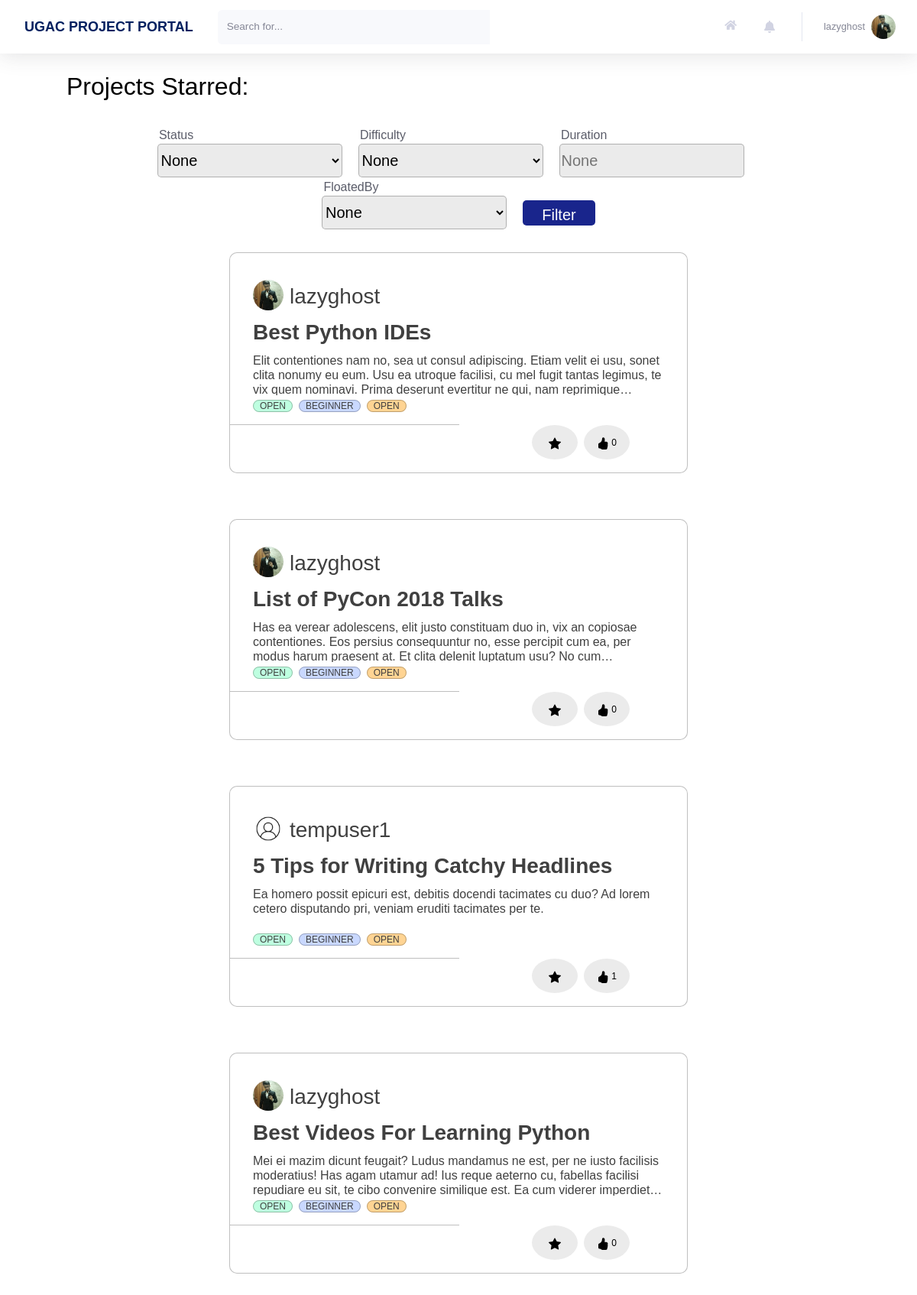
The app's page /profile/projects/starred (signed in) with its own data.
### users/models.py (models this page shows, shortened)
class Profile(models.Model):
    user = models.OneToOneField(User, on_delete=models.CASCADE)
    image = models.ImageField(default = 'default.jpg', upload_to='profile_pics', blank=True)
    rollno = models.CharField(max_length=10)
    year = models.CharField(max_length=30, choices = YEAR_CHOICES)
    branch = models.CharField(max_length=30, choices = BRANCH_CHOICES)
    techskills = models.TextField()
    starred_projects = models.ManyToManyField(Project, related_name='starred_projects', blank = True)
    liked_projects = models.ManyToManyField(Project, related_name='liked_projects', blank = True)
    cv = models.FileField(blank = True, upload_to='resumes')

### home/models.py (models this page shows, shortened)
class Project(models.Model):
    Title = models.CharField(max_length=30)
    Description = models.TextField()
    FloatedBy = models.ForeignKey(User, on_delete=models.CASCADE,related_name="FloatedBy")
    Mentors = models.ManyToManyField(User,related_name='Mentors')
    Status = models.CharField(max_length=10, choices=STATUS_CHOICES, default='Open')
    OpenedFor = models.CharField(max_length=300)
    Difficulty = models.CharField(max_length=15, choices=DIFFICULTY_CHOICES, default='Beginner')
    PreRequisite = models.TextField()
    Tags = models.ManyToManyField(Tag, related_name='Tags')
    Duration = models.CharField(max_length=30)
    DatePosted = models.DateTimeField(default = timezone.now)
    SelectionCriteria = models.TextField()
    MailNotification = models.CharField(max_length=5, choices=NOTIFICATION_CHOICES,default='On')
    ApplyRequest = models.ManyToManyField(User, related_name='ApplyRequest', blank = True)
    AlreadyApplied = models.ManyToManyField(User, related_name='AlreadyApplied', blank = True)
    Likes = models.IntegerField(default=0)

class Tag(models.Model):
    Title = models.CharField(max_length=20)
    def __str__(self):
        return f"{self.Title}"

### users/views.py (the view)
# urls.py: path('projects/starred', views.projects_starred, name = 'projects-starred'),
@login_required
def projects_starred(request):
    projects_starred = request.user.profile.starred_projects.all()
    myFilter = ProjectFilter(request.GET, queryset=projects_starred)
    filtered_projects = myFilter.qs
    user_starred_projects_id = []
    for project in request.user.profile.starred_projects.all():
        user_starred_projects_id.append(project.id)
    context = {
        'title': 'Projects Starred',
        'projects' : filtered_projects,
        'user_starred_projects_id' : user_starred_projects_id,
        'notifications': Notification.objects.filter(user=request.user).order_by('-time'),
        'myFilter': myFilter,
    }
    return render(request, 'users/profile_starred.html', context)

### users/templates/users/profile_starred.html
{% extends 'users/profile_applied.html' %}
{% block headingBlock %}
<h2>Projects Starred:</h2>
{% endblock headingBlock %}

### home/templates/home/main.html (shortened to what this page needs)
{% extends 'home/base.html' %}
{% load static %}
{% load crispy_forms_tags %}
{% block customStylesheets %}
<link rel="stylesheet" type="text/css" href="{% static 'home/main.css' %}">
{% endblock customStylesheets %}
{% block content %}
{% block mainContentBlock %}
<div class="project_cards">
    {% block headingBlock %}{% endblock headingBlock %}
    <br>
    {% block filterBlock %}
    <form method="get" class="form-inline justify-content-lg-center h5 mb-0 font-weight-bold text-gray-800 " style="width: 100%;">
        <div class="" style="padding-right:23px;width: 263px;">
            <label for="id_Status" style="font-size: 16px; font-weight: 300;float: left; ">Status</label>
            <select name="Status" id="id_Status" style="background-color:#EBEBEB; border: 1px solid rgba(0, 0, 0, 0.25); border-radius: 5px;width:242px; height:44px;">
                <option value="">None</option>
            </select>
        </div>
        <div class="" style="padding-right:23px; width: 263px;">
            <label for="id_Difficulty" style="font-size: 16px; font-weight: 300;float: left; ">Difficulty</label>
            <select name="Difficulty" id="id_Difficulty" style="background-color:#EBEBEB; border: 1px solid rgba(0, 0, 0, 0.25); border-radius: 5px;width:242px; height:44px;">
                <option value="">None</option>
            </select>
        </div>
        <div class="" style="padding-right:23px;width: 263px;">
            <label for="id_Duration" style="font-size: 16px; font-weight: 300; float: left;">Duration</label>
            <input type="text" name="Duration" id="id_Duration" style="background-color:#EBEBEB; border: 1px solid rgba(0, 0, 0, 0.25); border-radius: 5px;width:242px; height:44px;" placeholder="None">
        </div>
        <div class="" style="padding-right:23px;width: 263px;">
            <label for="id_FloatedBy" style="font-size: 16px; font-weight: 300;float: left; ">FloatedBy</label>
            <select name="FloatedBy" id="id_FloatedBy" class="searchable-select" style="background-color:#EBEBEB; border: 1px solid rgba(0, 0, 0, 0.25); border-radius: 5px;width:242px; height:44px;">
                <option value="">None</option>
            </select>
        </div>
        <div class="" style="padding-top: 25px;">
            <button class="btn btn-primary" type="Submit" style="width: 95px; height: 33px; margin-left:0px; background: #19258C; color: white; border-radius: 5px;">Filter</button>
        </div>
    </form>
    {% endblock filterBlock %}
    {% block allProjectsBlock %}
    <div class="justify-content-center" style="display: flex; flex-wrap: wrap;" id="all-projects">
        {% for project in projects %}
            <div id="projectNumber{{ project.id }}">
                <div class = "blog-container" style="flex: 1 0 45%; margin: 30px; width: 600px; height: 289px; max-width: 600px;">
                    <div class="blog-header" style="display: flex; flex-wrap: wrap;">
                        <div class="blog-author--no-cover" style="background:url('{{project.FloatedBy.profile.image.url}}');background-size: cover; border-radius: 50%; display: inline-block;height: 40px;margin-right: 0.5rem;background-position: center;top: 8px;width: 40px; top: 27px; left: 28px; margin-top: 5px; ">
                        </div>
                        <span style="flex: 1 0 45%; ">
                            <h3 style="margin-top: 10px; color:#858796;"><a href="{% url 'profile' project.FloatedBy.id %}">{{project.FloatedBy}}</a></h3>
                        </span>
                    </div>
                    <div class="blog-body">
                        <div class="blog-title demo-a">
                            <h1><a href="/project/?project_id={{project.id}}">{{ project.Title }}</a></h1>
                        </div>
                        <div class="blog-summary demo-2">
                            <p>{{project.Description}}</p>
                        </div>
                        <div class="blog-tags">
                            <ul>
                                <li><a>{{project.Status}}</a></li>
                                <li><a>{{project.Difficulty}}</a></li>
                                {% for tag in project.Tags.all %}
                                    {% if tag %}
                                            <li>
                                                <a href="/?tag={{tag}}">{{ tag }}</a>
                                            </li>
                                    {% endif %}
                                {% endfor %}
                            </ul>
                        </div>
                    </div>
                    <hr style="width: 300px; border-top: 1px solid rgba(0, 0, 0, 0.25); margin-left: 0px; margin-bottom: 0px;">
                    <div class="blog-footer">
                        <ul>
                            <li>
                                {% if project.id not in projects_id.4 %}
                                    <button class="btn btn-primary btn-user btn-block task" style="margin-left: 430px; width: 60px;" task = "Star" project_id={{project.id}} page_number={{projects.number}}>
                                        <svg xmlns="http://www.w3.org/2000/svg" width="16" height="16" fill="currentColor" class="bi bi-star" viewBox="0 0 16 16">
                                            <path d="M2.866 14.85c-.078.444.36.791.746.593l4.39-2.256 4.389 2.256c.386.198.824-.149.746-.592l-.83-4.73 3.522-3.356c.33-.314.16-.888-.282-.95l-4.898-.696L8.465.792a.513.513 0 0 0-.927 0L5.354 5.12l-4.898.696c-.441.062-.612.636-.283.95l3.523 3.356-.83 4.73zm4.905-2.767-3.686 1.894.694-3.957a.565.565 0 0 0-.163-.505L1.71 6.745l4.052-.576a.525.525 0 0 0 .393-.288L8 2.223l1.847 3.658a.525.525 0 0 0 .393.288l4.052.575-2.906 2.77a.565.565 0 0 0-.163.506l.694 3.957-3.686-1.894a.503.503 0 0 0-.461 0z" />
                                        </svg>
                                    </button>
                                {% else %}
                                    <button class="btn btn-primary btn-user btn-block task" style="margin-left: 430px; width: 60px;" task = "Unstar" project_id={{project.id}} page_number={{projects.number}}>
                                    </button>
                                {% endif %}
                            </li>
                            <li>
                                {% if project.id not in projects_id.1 %}
                                    <button class="btn btn-primary btn-user btn-block task" style="margin-right: 75px; width: 60px;" task = "Like" project_id={{project.id}} page_number={{projects.number}}>
                                        <svg xmlns="http://www.w3.org/2000/svg" width="16" height="16" fill="currentColor" class="bi bi-hand-thumbs-up" viewBox="0 0 16 16"  >
                                            <path d="M8.864.046C7.908-.193 7.02.53 6.956 1.466c-.072 1.051-.23 2.016-.428 2.59-.125.36-.479 1.013-1.04 1.639-.557.623-1.282 1.178-2.131 1.41C2.685 7.288 2 7.87 2 8.72v4.001c0 .845.682 1.464 1.448 1.545 1.07.114 1.564.415 2.068.723l.048.03c.272.165.578.348.97.484.397.136.861.217 1.466.217h3.5c.937 0 1.599-.477 1.934-1.064a1.86 1.86 0 0 0 .254-.912c0-.152-.023-.312-.077-.464.201-.263.38-.578.488-.901.11-.33.172-.762.004-1.149.069-.13.12-.269.159-.403.077-.27.113-.568.113-.857 0-.288-.036-.585-.113-.856a2.144 2.144 0 0 0-.138-.362 1.9 1.9 0 0 0 .234-1.734c-.206-.592-.682-1.1-1.2-1.272-.847-.282-1.803-.276-2.516-.211a9.84 9.84 0 0 0-.443.05 9.365 9.365 0 0 0-.062-4.509A1.38 1.38 0 0 0 9.125.111L8.864.046zM11.5 14.721H8c-.51 0-.863-.069-1.14-.164-.281-.097-.506-.228-.776-.393l-.04-.024c-.555-.339-1.198-.731-2.49-.868-.333-.036-.554-.29-.554-.55V8.72c0-.254.226-.543.62-.65 1.095-.3 1.977-.996 2.614-1.708.635-.71 1.064-1.475 1.238-1.978.243-.7.407-1.768.482-2.85.025-.362.36-.594.667-.518l.262.066c.16.04.258.143.288.255a8.34 8.34 0 0 1-.145 4.725.5.5 0 0 0 .595.644l.003-.001.014-.003.058-.014a8.908 8.908 0 0 1 1.036-.157c.663-.06 1.457-.054 2.11.164.175.058.45.3.57.65.107.308.087.67-.266 1.022l-.353.353.353.354c.043.043.105.141.154.315.048.167.075.37.075.581 0 .212-.027.414-.075.582-.05.174-.111.272-.154.315l-.353.353.353.354c.047.047.109.177.005.488a2.224 2.224 0 0 1-.505.805l-.353.353.353.354c.006.005.041.05.041.17a.866.866 0 0 1-.121.416c-.165.288-.503.56-1.066.56z" />
                                        </svg>
                                    {{project.Likes}}
                                    </button>
                                {% else %}
                                    <button class="btn btn-primary btn-user btn-block task" style="margin-right: 75px; width: 60px;" task = "Unlike" project_id={{project.id}} page_number={{projects.number}}>
                                    {{project.Likes}}
                                    </button>
                                {% endif %}
                            </li>
                        </ul>
                    </div>
                </div>
            </div>
        {% endfor %}
    </div>
    {% endblock allProjectsBlock %}
    {% endblock mainContentBlock %}
    {% endblock content %}

### home/templates/home/base.html (shortened to what this page needs)
{% load static %}
<!DOCTYPE html>
<html lang="en">
    <head>
        {% block stylesheets %}
        <link rel="stylesheet" type="text/css" href="{% static 'home/style.css' %}">
        <link rel="stylesheet" type="text/css" href="{% static 'home/cards.css' %}">
        {% endblock stylesheets %}
        {% block customStylesheets %}{% endblock customStylesheets %}
        {% block ajaxBlock %}
        <link href="https://cdnjs.cloudflare.com/ajax/libs/select2/4.0.3/css/select2.min.css" rel="stylesheet" />
        {% endblock ajaxBlock %}
        <link rel="stylesheet" href="https://pro.fontawesome.com/releases/v5.10.0/css/all.css" />
    </head>
    {% block mainBlock %}
    <body id="page-top">
        <div id="wrapper">
            <div id="content-wrapper" class="d-flex flex-column">
                <div id="content" style="background: white;">
                    <nav class="navbar navbar-expand navbar-light bg-white topbar mb-4 static-top shadow">
                        <div class="sidebar-brand-text mx-3" style="color: #022160; font-size: large; font-weight: bold"> UGAC PROJECT PORTAL </div>
                        <form method="POST" action="{{request.get_full_path}}" class="d-none d-sm-inline-block form-inline mr-auto ml-md-3 my-2 my-md-0 mw-100 navbar-search">
                            <div class="input-group">
                                <input type="text" class="form-control bg-light border-0 small" placeholder="Search for..." aria-label="Search" aria-describedby="basic-addon2" name="search">
                                <div class="input-group-append">
                                </div>
                            </div>
                        </form>
                        <ul class="navbar-nav ml-auto">
                            <a class="nav-link" href="{% url 'home' %}" role="button" style="margin-top: 13px;">
                                <i class="fas fa-home fa-fw fa-sm mr-2 text-gray-400"></i>
                            </a>
                            <li class="nav-item dropdown no-arrow mx-1">
                                <a class="nav-link dropdown-toggle" id="alertsDropdown" role="button" data-toggle="dropdown" aria-haspopup="true" aria-expanded="false">
                                    <i class="fas fa-bell fa-fw"></i>
                                </a>
                            </li>
                            <li class="nav-item dropdown no-arrow">
                                <a class="nav-link dropdown-toggle" id="userDropdown" role="button" data-toggle="dropdown" aria-haspopup="true" aria-expanded="false">
                                    <span class="mr-2 d-none d-lg-inline text-gray-600 small">{{user.username}}</span>
                                    <img class="img-profile rounded-circle" src="{{user.profile.image.url}}">
                                </a>
                            </li>
                        </ul>
                    </nav>
                    <div class="container-fluid">
                        {% block content %}{% endblock content %}
                    </div>
                </div>
            </div>
        </div>
    </body>
    {% endblock mainBlock %}
</html>

### records on screen
Project: FloatedBy.profile.image (picture), FloatedBy "lazyghost", Title "Best Python IDEs", Description "Elit contentiones nam no, sea ut consul adipiscing. Etiam velit ei usu, sonet clita nonumy eu eum. Usu ea utroque facilisi, cu mel fugit tantas legimus, te vix quem nominavi. Prima deserunt evertitur ne qui, nam…", Status "OPEN", Difficulty "BEGINNER", Likes "0"
Tag: Title "OPEN"
Project: FloatedBy.profile.image (picture), FloatedBy "lazyghost", Title "List of PyCon 2018 Talks", Description "Has ea verear adolescens, elit justo constituam duo in, vix an copiosae contentiones. Eos persius consequuntur no, esse percipit cum ea, per modus harum praesent at. Et clita delenit luptatum usu? No…", Status "OPEN", Difficulty "BEGINNER", Likes "0"
Project: FloatedBy.profile.image (placeholder picture), FloatedBy "tempuser1", Title "5 Tips for Writing Catchy Headlines", Description "Ea homero possit epicuri est, debitis docendi tacimates cu duo? Ad lorem cetero disputando pri, veniam eruditi tacimates per te.", Status "OPEN", Difficulty "BEGINNER", Likes "1"
Project: FloatedBy.profile.image (picture), FloatedBy "lazyghost", Title "Best Videos For Learning Python", Description "Mei ei mazim dicunt feugait? Ludus mandamus ne est, per ne iusto facilisis moderatius! Has agam utamur ad! Ius reque aeterno cu, fabellas facilisi repudiare eu sit, te cibo convenire similique est. Ea cum viderer…", Status "OPEN", Difficulty "BEGINNER", Likes "0"

### other values on screen
{{ user.username }} "lazyghost"
